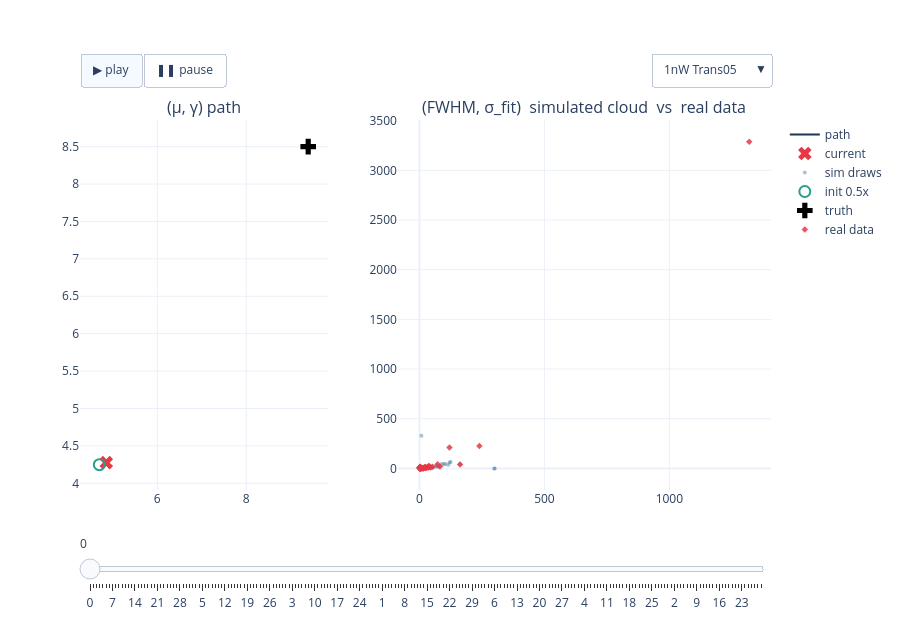

The code cell stored with this chart in its notebook:
### Code cell
# FIG 1a — 1nW interactive: path + cloud, experiment dropdown + play/slider   (22a verbatim)
fig_1nW = build_power_figure(RESULTS, '1nW')
if fig_1nW is not None:
    _h = os.path.join(REPO_ROOT, 'notebooks', '24_realdata_accuracy', '24r-fig1a-1nW-paths-clouds.html')
    fig_1nW.write_html(_h, include_plotlyjs='cdn', config=CONFIG_PLOT)
    print('wrote', _h, f'({os.path.getsize(_h)/1e6:.1f} MB)')
    fig_1nW.show(config=CONFIG_PLOT)
